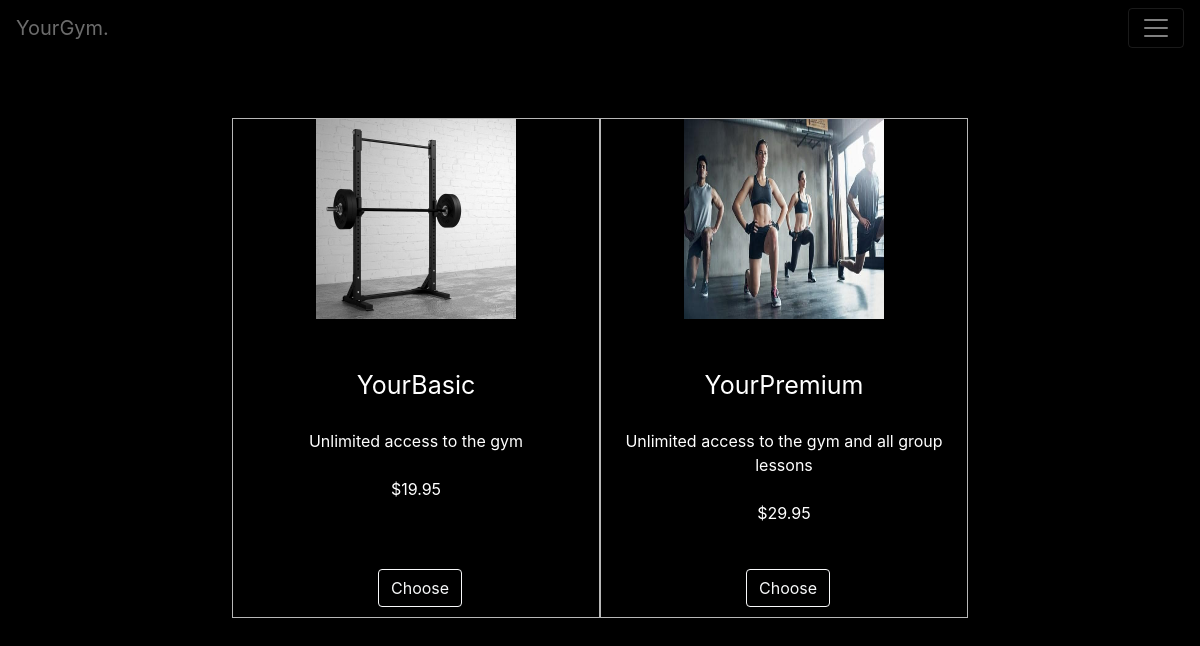
Screenshot of /subscriptions with the database file from the repository.
### main/models.py (models this page shows)
class Subscription(models.Model):
    id = models.AutoField(primary_key=True)
    title = models.CharField(max_length=200)
    description = models.CharField(max_length=255, blank=True)
    visual = models.ImageField(upload_to='images/', default=None)
    price_month = models.DecimalField(decimal_places=2, max_digits=6,
                                      null=True, blank=True)
    grouplessons = models.BooleanField(default=False)

### main/views.py (the view)
# urls.py: path("subscriptions", views.subscriptions, name="subscriptions"),
def subscriptions(request):
    context = {
        "subscriptions": Subscription.objects.all(),
    }
    return render(request, "main/subscriptions.html", context)

### main/templates/main/subscriptions.html (shortened to what this page needs)
{% extends "main/layout.html" %}
{% block style%} <link rel="stylesheet" href="static/main/stylesheetsub.css">{% endblock %}
{% block main %}
<form class="m-5" action="{% url 'register' %}" method="get">
  <div class="container">
    <div class="row justify-content-md-center">
      {% for sub in subscriptions %}
      <div class="col-4">
        <img src="{{ sub.visual.url }}" width="200px" height="200px">
        <br> <br> <br>
        <a class="descr"> {{sub.title}} <a>
        <br><br>
        <a> {{sub.description}} <a>
        <br> <br>
        <a> ${{sub.price_month}}</a>
        <br>
        <br>
        <button class="btn btn-outline-light" name=subtype type="submit" value="{{sub.id}}"> Choose </button>
      </div>
      {% endfor %}
    </div>
  </div>
{% endblock %}

### main/static/main/stylesheet.css (style rules this page uses)
body { background-color: #000000; color: #ffffff; padding-top: 70px; }

### main/static/main/stylesheetsub.css (style rules this page uses)
.descr { font-size: 25px; }
.col-4 { border-style: solid; border-width: 1px; border-color: #b7b7b7; height: 500px; text-align: center; }
.btn { position: absolute; bottom: 10px; left: 145px; }

### rows the page displays
Subscription: visual (picture), title "YourBasic", description "Unlimited access to the gym", price_month "19.95", {{ sub.id }} 3 (drawn)
Subscription: visual (picture), title "YourPremium", description "Unlimited access to the gym and all group lessons", price_month "29.95", {{ sub.id }} 4 (drawn)
